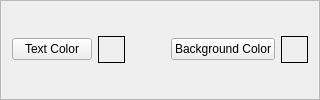
             <widget class="QFrame" name="frame_2">
              <property name="frameShape">
               <enum>QFrame::StyledPanel</enum>
              </property>
              <layout class="QGridLayout" name="gridLayout_11">
               <item row="0" column="0">
                <widget class="QPushButton" name="cb_fg_color_normal">
                 <property name="toolTip">
                  <string/>
                 </property>
                 <property name="text">
                  <string>Text Color</string>
                 </property>
                 <property name="checked">
                  <bool>false</bool>
                 </property>
                 <property name="qss" stdset="0">
                  <string>color</string>
                 </property>
                 <property name="label" stdset="0">
                  <string>cb_text_color_lb</string>
                 </property>
                 <property name="var" stdset="0">
                  <string>cb_fg_color_sel_normal</string>
                 </property>
                </widget>
               </item>
               <item row="0" column="4">
                <widget class="QLabel" name="cb_bg_color_lb">
                 <property name="minimumSize">
                  <size>
                   <width>27</width>
                   <height>27</height>
                  </size>
                 </property>
                 <property name="maximumSize">
                  <size>
                   <width>27</width>
                   <height>27</height>
                  </size>
                 </property>
                 <property name="frameShape">
                  <enum>QFrame::Box</enum>
                 </property>
                 <property name="text">
                  <string/>
                 </property>
                 <property name="alignment">
                  <set>Qt::AlignCenter</set>
                 </property>
                </widget>
               </item>
               <item row="0" column="3">
                <widget class="QPushButton" name="cb_bg_color_normal">
                 <property name="toolTip">
                  <string/>
                 </property>
                 <property name="text">
                  <string>Background Color</string>
                 </property>
                 <property name="qss" stdset="0">
                  <string>background-color</string>
                 </property>
                 <property name="label" stdset="0">
                  <string>cb_bg_color_lb</string>
                 </property>
                 <property name="var" stdset="0">
                  <string>cb_bg_color_sel_normal</string>
                 </property>
                </widget>
               </item>
               <item row="0" column="1">
                <widget class="QLabel" name="cb_text_color_lb">
                 <property name="minimumSize">
                  <size>
                   <width>27</width>
                   <height>27</height>
                  </size>
                 </property>
                 <property name="maximumSize">
                  <size>
                   <width>27</width>
                   <height>27</height>
                  </size>
                 </property>
                 <property name="frameShape">
                  <enum>QFrame::Box</enum>
                 </property>
                 <property name="text">
                  <string/>
                 </property>
                 <property name="alignment">
                  <set>Qt::AlignCenter</set>
                 </property>
                </widget>
               </item>
               <item row="0" column="2">
                <spacer name="horizontalSpacer_4">
                 <property name="orientation">
                  <enum>Qt::Horizontal</enum>
                 </property>
                 <property name="sizeHint" stdset="0">
                  <size>
                   <width>40</width>
                   <height>20</height>
                  </size>
                 </property>
                </spacer>
               </item>
              </layout>
             </widget>
